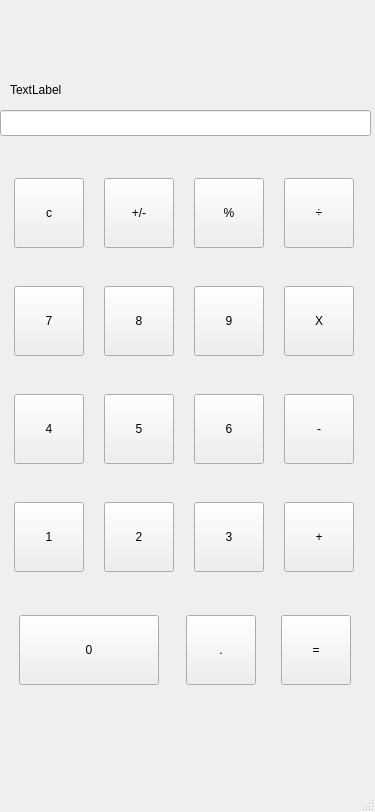
<?xml version="1.0" encoding="UTF-8"?>
<ui version="4.0">
 <class>MainWindow</class>
 <widget class="QMainWindow" name="MainWindow">
  <property name="geometry">
   <rect>
    <x>0</x>
    <y>0</y>
    <width>375</width>
    <height>812</height>
   </rect>
  </property>
  <property name="windowTitle">
   <string>계산기</string>
  </property>
  <widget class="QWidget" name="centralwidget">
   <widget class="QLabel" name="label_typing">
    <property name="geometry">
     <rect>
      <x>10</x>
      <y>80</y>
      <width>375</width>
      <height>19</height>
     </rect>
    </property>
    <property name="text">
     <string>TextLabel</string>
    </property>
   </widget>
   <widget class="QWidget" name="gridLayoutWidget">
    <property name="geometry">
     <rect>
      <x>0</x>
      <y>140</y>
      <width>371</width>
      <height>471</height>
     </rect>
    </property>
    <layout class="QGridLayout" name="gridLayout">
     <property name="sizeConstraint">
      <enum>QLayout::SetDefaultConstraint</enum>
     </property>
     <property name="verticalSpacing">
      <number>0</number>
     </property>
     <item row="0" column="2">
      <widget class="QPushButton" name="pushButton_per">
       <property name="sizePolicy">
        <sizepolicy hsizetype="Minimum" vsizetype="Fixed">
         <horstretch>0</horstretch>
         <verstretch>0</verstretch>
        </sizepolicy>
       </property>
       <property name="minimumSize">
        <size>
         <width>10</width>
         <height>10</height>
        </size>
       </property>
       <property name="maximumSize">
        <size>
         <width>70</width>
         <height>70</height>
        </size>
       </property>
       <property name="text">
        <string>%</string>
       </property>
       <property name="iconSize">
        <size>
         <width>16</width>
         <height>16</height>
        </size>
       </property>
      </widget>
     </item>
     <item row="1" column="0">
      <widget class="QPushButton" name="pushButton_7">
       <property name="sizePolicy">
        <sizepolicy hsizetype="Minimum" vsizetype="Fixed">
         <horstretch>0</horstretch>
         <verstretch>0</verstretch>
        </sizepolicy>
       </property>
       <property name="minimumSize">
        <size>
         <width>10</width>
         <height>10</height>
        </size>
       </property>
       <property name="maximumSize">
        <size>
         <width>70</width>
         <height>70</height>
        </size>
       </property>
       <property name="text">
        <string>7</string>
       </property>
       <property name="iconSize">
        <size>
         <width>16</width>
         <height>16</height>
        </size>
       </property>
      </widget>
     </item>
     <item row="0" column="0">
      <widget class="QPushButton" name="pushButton_c">
       <property name="sizePolicy">
        <sizepolicy hsizetype="Minimum" vsizetype="Fixed">
         <horstretch>0</horstretch>
         <verstretch>0</verstretch>
        </sizepolicy>
       </property>
       <property name="minimumSize">
        <size>
         <width>10</width>
         <height>10</height>
        </size>
       </property>
       <property name="maximumSize">
        <size>
         <width>70</width>
         <height>70</height>
        </size>
       </property>
       <property name="text">
        <string>c</string>
       </property>
       <property name="iconSize">
        <size>
         <width>16</width>
         <height>16</height>
        </size>
       </property>
      </widget>
     </item>
     <item row="2" column="0">
      <widget class="QPushButton" name="pushButton_4">
       <property name="sizePolicy">
        <sizepolicy hsizetype="Minimum" vsizetype="Fixed">
         <horstretch>0</horstretch>
         <verstretch>0</verstretch>
        </sizepolicy>
       </property>
       <property name="minimumSize">
        <size>
         <width>10</width>
         <height>10</height>
        </size>
       </property>
       <property name="maximumSize">
        <size>
         <width>70</width>
         <height>70</height>
        </size>
       </property>
       <property name="text">
        <string>4</string>
       </property>
       <property name="iconSize">
        <size>
         <width>16</width>
         <height>16</height>
        </size>
       </property>
      </widget>
     </item>
     <item row="3" column="2">
      <widget class="QPushButton" name="pushButton_3">
       <property name="sizePolicy">
        <sizepolicy hsizetype="Minimum" vsizetype="Fixed">
         <horstretch>0</horstretch>
         <verstretch>0</verstretch>
        </sizepolicy>
       </property>
       <property name="minimumSize">
        <size>
         <width>10</width>
         <height>10</height>
        </size>
       </property>
       <property name="maximumSize">
        <size>
         <width>70</width>
         <height>70</height>
        </size>
       </property>
       <property name="text">
        <string>3</string>
       </property>
       <property name="iconSize">
        <size>
         <width>16</width>
         <height>16</height>
        </size>
       </property>
      </widget>
     </item>
     <item row="0" column="3">
      <widget class="QPushButton" name="pushButton_div">
       <property name="sizePolicy">
        <sizepolicy hsizetype="Minimum" vsizetype="Fixed">
         <horstretch>0</horstretch>
         <verstretch>0</verstretch>
        </sizepolicy>
       </property>
       <property name="minimumSize">
        <size>
         <width>10</width>
         <height>10</height>
        </size>
       </property>
       <property name="maximumSize">
        <size>
         <width>70</width>
         <height>70</height>
        </size>
       </property>
       <property name="text">
        <string>÷</string>
       </property>
       <property name="iconSize">
        <size>
         <width>16</width>
         <height>16</height>
        </size>
       </property>
      </widget>
     </item>
     <item row="1" column="1">
      <widget class="QPushButton" name="pushButton_8">
       <property name="sizePolicy">
        <sizepolicy hsizetype="Minimum" vsizetype="Fixed">
         <horstretch>0</horstretch>
         <verstretch>0</verstretch>
        </sizepolicy>
       </property>
       <property name="minimumSize">
        <size>
         <width>10</width>
         <height>10</height>
        </size>
       </property>
       <property name="maximumSize">
        <size>
         <width>70</width>
         <height>70</height>
        </size>
       </property>
       <property name="text">
        <string>8</string>
       </property>
       <property name="iconSize">
        <size>
         <width>16</width>
         <height>16</height>
        </size>
       </property>
      </widget>
     </item>
     <item row="1" column="3">
      <widget class="QPushButton" name="pushButton_multiy">
       <property name="sizePolicy">
        <sizepolicy hsizetype="Minimum" vsizetype="Fixed">
         <horstretch>0</horstretch>
         <verstretch>0</verstretch>
        </sizepolicy>
       </property>
       <property name="minimumSize">
        <size>
         <width>10</width>
         <height>10</height>
        </size>
       </property>
       <property name="maximumSize">
        <size>
         <width>70</width>
         <height>70</height>
        </size>
       </property>
       <property name="text">
        <string>X</string>
       </property>
       <property name="iconSize">
        <size>
         <width>16</width>
         <height>16</height>
        </size>
       </property>
      </widget>
     </item>
     <item row="0" column="1">
      <widget class="QPushButton" name="pushButton_plmi">
       <property name="sizePolicy">
        <sizepolicy hsizetype="Minimum" vsizetype="Fixed">
         <horstretch>0</horstretch>
         <verstretch>0</verstretch>
        </sizepolicy>
       </property>
       <property name="minimumSize">
        <size>
         <width>10</width>
         <height>10</height>
        </size>
       </property>
       <property name="maximumSize">
        <size>
         <width>70</width>
         <height>70</height>
        </size>
       </property>
       <property name="text">
        <string>+/-</string>
       </property>
       <property name="iconSize">
        <size>
         <width>16</width>
         <height>16</height>
        </size>
       </property>
      </widget>
     </item>
     <item row="3" column="1">
      <widget class="QPushButton" name="pushButton_2">
       <property name="sizePolicy">
        <sizepolicy hsizetype="Minimum" vsizetype="Fixed">
         <horstretch>0</horstretch>
         <verstretch>0</verstretch>
        </sizepolicy>
       </property>
       <property name="minimumSize">
        <size>
         <width>10</width>
         <height>10</height>
        </size>
       </property>
       <property name="maximumSize">
        <size>
         <width>70</width>
         <height>70</height>
        </size>
       </property>
       <property name="text">
        <string>2</string>
       </property>
       <property name="iconSize">
        <size>
         <width>16</width>
         <height>16</height>
        </size>
       </property>
      </widget>
     </item>
     <item row="2" column="3">
      <widget class="QPushButton" name="pushButton_minus">
       <property name="sizePolicy">
        <sizepolicy hsizetype="Minimum" vsizetype="Fixed">
         <horstretch>0</horstretch>
         <verstretch>0</verstretch>
        </sizepolicy>
       </property>
       <property name="minimumSize">
        <size>
         <width>10</width>
         <height>10</height>
        </size>
       </property>
       <property name="maximumSize">
        <size>
         <width>70</width>
         <height>70</height>
        </size>
       </property>
       <property name="text">
        <string>-</string>
       </property>
       <property name="iconSize">
        <size>
         <width>16</width>
         <height>16</height>
        </size>
       </property>
      </widget>
     </item>
     <item row="3" column="3">
      <widget class="QPushButton" name="pushButton_plus">
       <property name="sizePolicy">
        <sizepolicy hsizetype="Minimum" vsizetype="Fixed">
         <horstretch>0</horstretch>
         <verstretch>0</verstretch>
        </sizepolicy>
       </property>
       <property name="minimumSize">
        <size>
         <width>10</width>
         <height>10</height>
        </size>
       </property>
       <property name="maximumSize">
        <size>
         <width>70</width>
         <height>70</height>
        </size>
       </property>
       <property name="text">
        <string>+</string>
       </property>
       <property name="iconSize">
        <size>
         <width>16</width>
         <height>16</height>
        </size>
       </property>
      </widget>
     </item>
     <item row="3" column="0">
      <widget class="QPushButton" name="pushButton_1">
       <property name="sizePolicy">
        <sizepolicy hsizetype="Minimum" vsizetype="Fixed">
         <horstretch>0</horstretch>
         <verstretch>0</verstretch>
        </sizepolicy>
       </property>
       <property name="minimumSize">
        <size>
         <width>10</width>
         <height>10</height>
        </size>
       </property>
       <property name="maximumSize">
        <size>
         <width>70</width>
         <height>70</height>
        </size>
       </property>
       <property name="text">
        <string>1</string>
       </property>
       <property name="iconSize">
        <size>
         <width>16</width>
         <height>16</height>
        </size>
       </property>
      </widget>
     </item>
     <item row="1" column="2">
      <widget class="QPushButton" name="pushButton_9">
       <property name="sizePolicy">
        <sizepolicy hsizetype="Minimum" vsizetype="Fixed">
         <horstretch>0</horstretch>
         <verstretch>0</verstretch>
        </sizepolicy>
       </property>
       <property name="minimumSize">
        <size>
         <width>10</width>
         <height>10</height>
        </size>
       </property>
       <property name="maximumSize">
        <size>
         <width>70</width>
         <height>70</height>
        </size>
       </property>
       <property name="text">
        <string>9</string>
       </property>
       <property name="iconSize">
        <size>
         <width>16</width>
         <height>16</height>
        </size>
       </property>
      </widget>
     </item>
     <item row="2" column="1">
      <widget class="QPushButton" name="pushButton_5">
       <property name="sizePolicy">
        <sizepolicy hsizetype="Minimum" vsizetype="Fixed">
         <horstretch>0</horstretch>
         <verstretch>0</verstretch>
        </sizepolicy>
       </property>
       <property name="minimumSize">
        <size>
         <width>10</width>
         <height>10</height>
        </size>
       </property>
       <property name="maximumSize">
        <size>
         <width>70</width>
         <height>70</height>
        </size>
       </property>
       <property name="text">
        <string>5</string>
       </property>
       <property name="iconSize">
        <size>
         <width>16</width>
         <height>16</height>
        </size>
       </property>
      </widget>
     </item>
     <item row="2" column="2">
      <widget class="QPushButton" name="pushButton_6">
       <property name="sizePolicy">
        <sizepolicy hsizetype="Minimum" vsizetype="Fixed">
         <horstretch>0</horstretch>
         <verstretch>0</verstretch>
        </sizepolicy>
       </property>
       <property name="minimumSize">
        <size>
         <width>10</width>
         <height>10</height>
        </size>
       </property>
       <property name="maximumSize">
        <size>
         <width>70</width>
         <height>70</height>
        </size>
       </property>
       <property name="text">
        <string>6</string>
       </property>
       <property name="iconSize">
        <size>
         <width>16</width>
         <height>16</height>
        </size>
       </property>
      </widget>
     </item>
    </layout>
   </widget>
   <widget class="QWidget" name="verticalLayoutWidget">
    <property name="geometry">
     <rect>
      <x>0</x>
      <y>610</y>
      <width>371</width>
      <height>80</height>
     </rect>
    </property>
    <layout class="QVBoxLayout" name="verticalLayout_2">
     <item>
      <layout class="QHBoxLayout" name="horizontalLayout">
       <item>
        <widget class="QPushButton" name="pushButton_0">
         <property name="maximumSize">
          <size>
           <width>140</width>
           <height>70</height>
          </size>
         </property>
         <property name="text">
          <string>0</string>
         </property>
        </widget>
       </item>
       <item>
        <spacer name="horizontalSpacer">
         <property name="orientation">
          <enum>Qt::Horizontal</enum>
         </property>
         <property name="sizeType">
          <enum>QSizePolicy::Fixed</enum>
         </property>
         <property name="sizeHint" stdset="0">
          <size>
           <width>2</width>
           <height>20</height>
          </size>
         </property>
        </spacer>
       </item>
       <item>
        <widget class="QPushButton" name="pushButton_com">
         <property name="maximumSize">
          <size>
           <width>70</width>
           <height>70</height>
          </size>
         </property>
         <property name="text">
          <string>.</string>
         </property>
        </widget>
       </item>
       <item>
        <widget class="QPushButton" name="pushButton_equl">
         <property name="maximumSize">
          <size>
           <width>70</width>
           <height>70</height>
          </size>
         </property>
         <property name="text">
          <string>=</string>
         </property>
        </widget>
       </item>
      </layout>
     </item>
    </layout>
   </widget>
   <widget class="QLineEdit" name="lineEdit">
    <property name="geometry">
     <rect>
      <x>0</x>
      <y>110</y>
      <width>371</width>
      <height>26</height>
     </rect>
    </property>
   </widget>
  </widget>
  <widget class="QMenuBar" name="menubar">
   <property name="geometry">
    <rect>
     <x>0</x>
     <y>0</y>
     <width>375</width>
     <height>27</height>
    </rect>
   </property>
  </widget>
  <widget class="QStatusBar" name="statusbar"/>
 </widget>
 <resources/>
 <connections/>
</ui>
